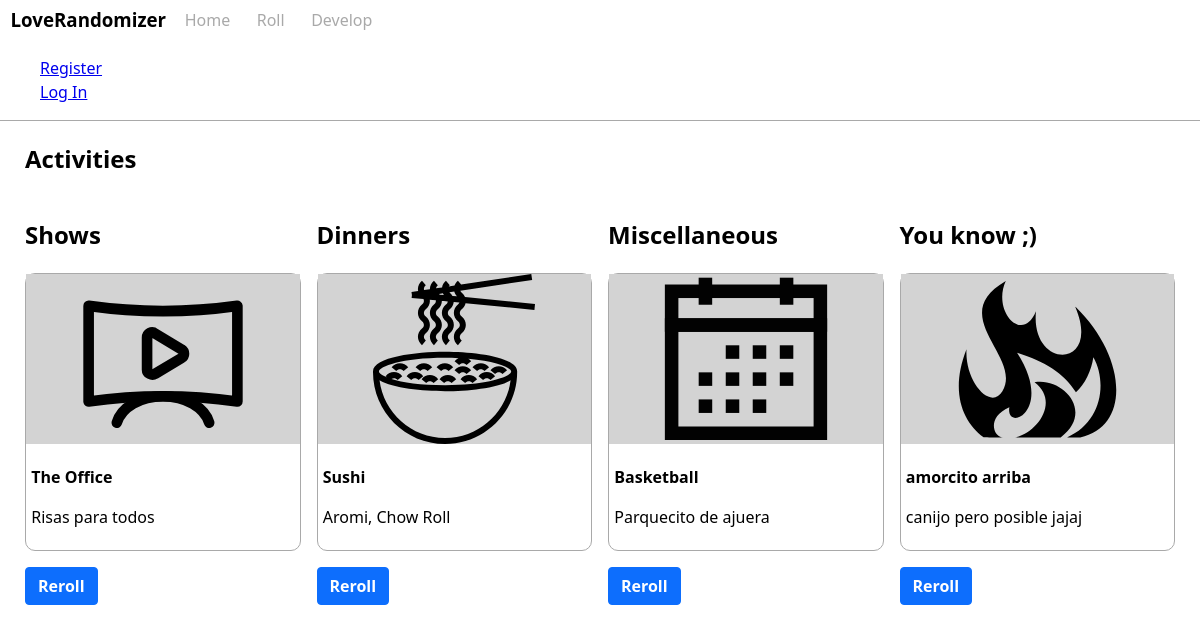
Page /roll/ on the committed database.
### tables this page shows
CREATE TABLE activities (
  id INTEGER PRIMARY KEY AUTOINCREMENT,
  author_id INTEGER NOT NULL,
  name TEXT  NOT NULL,
  description TEXT,
  category TEXT NOT NULL,
  FOREIGN KEY (author_id) REFERENCES user (id)
);

### flaskr/roll.py (the view)
@bp.route('/')
def index():
    db = get_db()
    show = db.execute(
        '''
        SELECT name, description, category
        FROM activities
        WHERE category = 'shows'
        ORDER by RANDOM()
        LIMIT 1;
        '''
    ).fetchone()
    dinner = db.execute(
        '''
        SELECT name, description, category
        FROM activities
        WHERE category = 'dinners'
        ORDER by RANDOM()
        LIMIT 1;
        '''
    ).fetchone()
    misc = db.execute(
        '''
        SELECT name, description, category
        FROM activities
        WHERE category = 'misc'
        ORDER by RANDOM()
        LIMIT 1;
        '''
    ).fetchone()
    sexy = db.execute(
        '''
        SELECT name, description, category
        FROM activities
        WHERE category = 'sexy'
        ORDER by RANDOM()
        LIMIT 1;
        '''
    ).fetchone()
    showstemp = {'hdr': 'Shows', 'img': 'tv.svg', 'list' : show}
    dinnerstemp = {'hdr': 'Dinners','img': 'noodles.svg', 'list' : dinner}
    miscstemp = {'hdr': 'Miscellaneous', 'img': 'calendar.svg', 'list' : misc}
    sexystemp = {'hdr': 'You know ;)', 'img': 'fire.svg', 'list' : sexy}
    acts = [showstemp, dinnerstemp, miscstemp, sexystemp]
    return render_template('roll/index.html', acts=acts)

### flaskr/auth.py (called while the page is built)
@bp.before_app_request
def load_logged_in_user():
    user_id = session.get('user_id')
    if user_id is None:
        g.user = None
    else:
        g.user = get_db().execute(
            'SELECT * FROM user WHERE id = ?', (user_id,)
        ).fetchone()

### flaskr/db.py (called while the page is built)
def get_db():
    if 'db' not in g:
        g.db = sqlite3.connect(
            current_app.config['DATABASE'],
            detect_types=sqlite3.PARSE_DECLTYPES
        )
        g.db.row_factory = sqlite3.Row
    return g.db

### flaskr/templates/roll/index.html
{% extends 'base.html' %} {% block header %}
<h1 class="container">{% block title %}Activities{% endblock %}</h1>
{% endblock %} {% block content %}
<section class="grid columns-4to1 gap-2">
  {% for act in acts %}
  <div>
    <h2>{{act['hdr']}}</h2>
    <div class="card">
      <div class="bg-gray flex flex-column justify-center">
        <img
          class="svg"
          src="{{ url_for('static', filename=act['img']) }}"
          alt="{{act['img']}} img"
        />
      </div>
      <div class="p-1">
        <h4 class="text my-1">{{act['list']['name']}}</h4>
        <p class="text my-1">{{act['list']['description']}}</p>
      </div>
    </div>
    <a class="abtn primary my-1">Reroll</a>
  </div>
  {% endfor %}
</section>
{% endblock %}

### flaskr/static/style.css (style rules this page uses)
body { margin: 0; font-family: var(--bs-body-font-family); font-size: var(--bs-body-font-size); font-weight: var(--bs-body-font-weight); line-height: var(--bs-body-line-height); }
.abtn { display: inline-flex; font-weight: 600; line-height: 1.5; color: #212529; text-align: center; text-decoration: none; vertical-align: middle; cursor: pointer; -webkit-user-select: none; -moz-user-select: none; user-select: none; background-color: transparent; border: 1px solid transparent; padding: 0.375rem 0.75rem; font-size: 1rem; border-radius: 0.25rem; transition: color 0.15s ease-in-out, background-color 0.15s ease-in-out, border-color 0.15s ease-in-out, box-shadow 0.15s ease-in-out; }
.primary { color: #fff; background-color: #0d6efd; border-color: #0d6efd; }
.container { width: 100%; margin-right: auto; margin-left: auto; }
@media (min-width: 1200px) { .container { max-width: 1150px; } }
.grid { display: grid; }
.gap-2 { column-gap: 1rem; }
.columns-4to1 { grid-template-columns: repeat(4, 1fr); }
.flex { display: flex; flex-direction: row; align-items: center; }
.flex-column { flex-direction: column; }
.justify-center { justify-content: center; }
.text { margin-top: 0; margin-bottom: 0; }
.card { border: 1px solid darkgray; border-radius: 10px; }
.svg { height: 170px; }
.bg-gray { background-color: lightgray; width: 100%; }
.my-1 { margin-top: 1rem; margin-bottom: 1rem; }
.p-1 { padding: 0.33rem; }

### rows in the picture
activities: list.name "The Office", list.description "Risas para todos"
activities: list.name "Sushi", list.description "Aromi, Chow Roll"
activities: list.name "Basketball", list.description "Parquecito de ajuera"
activities: list.name "amorcito arriba", list.description "canijo pero posible jajaj"

### other values in the picture
{{ act['hdr'] }} "Shows" "Dinners" "Miscellaneous" "You know ;)"
